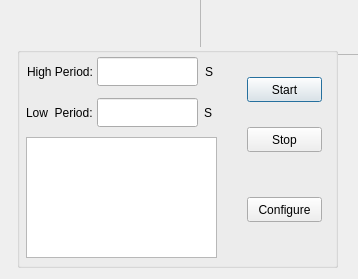
<?xml version="1.0" encoding="UTF-8"?>
<ui version="4.0">
 <class>PulseWidthMeasurementClass</class>
 <widget class="QDialog" name="PulseWidthMeasurementClass">
  <property name="geometry">
   <rect>
    <x>0</x>
    <y>0</y>
    <width>358</width>
    <height>279</height>
   </rect>
  </property>
  <property name="minimumSize">
   <size>
    <width>358</width>
    <height>279</height>
   </size>
  </property>
  <property name="maximumSize">
   <size>
    <width>358</width>
    <height>279</height>
   </size>
  </property>
  <property name="windowTitle">
   <string>Pulse Width Measurement</string>
  </property>
  <widget class="QFrame" name="bkgrndImage">
   <property name="geometry">
    <rect>
     <x>200</x>
     <y>-4</y>
     <width>162</width>
     <height>59</height>
    </rect>
   </property>
   <property name="sizePolicy">
    <sizepolicy hsizetype="Fixed" vsizetype="Fixed">
     <horstretch>0</horstretch>
     <verstretch>0</verstretch>
    </sizepolicy>
   </property>
   <property name="frameShape">
    <enum>QFrame::StyledPanel</enum>
   </property>
   <property name="frameShadow">
    <enum>QFrame::Raised</enum>
   </property>
  </widget>
  <widget class="QGroupBox" name="groupBox">
   <property name="geometry">
    <rect>
     <x>17</x>
     <y>47</y>
     <width>321</width>
     <height>221</height>
    </rect>
   </property>
   <property name="autoFillBackground">
    <bool>true</bool>
   </property>
   <property name="title">
    <string/>
   </property>
   <widget class="QLabel" name="label">
    <property name="geometry">
     <rect>
      <x>10</x>
      <y>14</y>
      <width>71</width>
      <height>21</height>
     </rect>
    </property>
    <property name="sizePolicy">
     <sizepolicy hsizetype="Fixed" vsizetype="Fixed">
      <horstretch>0</horstretch>
      <verstretch>0</verstretch>
     </sizepolicy>
    </property>
    <property name="text">
     <string>High Period:</string>
    </property>
   </widget>
   <widget class="QLineEdit" name="hiPeriodEditor">
    <property name="geometry">
     <rect>
      <x>80</x>
      <y>10</y>
      <width>101</width>
      <height>29</height>
     </rect>
    </property>
    <property name="sizePolicy">
     <sizepolicy hsizetype="Fixed" vsizetype="Fixed">
      <horstretch>0</horstretch>
      <verstretch>0</verstretch>
     </sizepolicy>
    </property>
    <property name="alignment">
     <set>Qt::AlignRight|Qt::AlignTrailing|Qt::AlignVCenter</set>
    </property>
    <property name="readOnly">
     <bool>true</bool>
    </property>
   </widget>
   <widget class="QLabel" name="label_2">
    <property name="geometry">
     <rect>
      <x>188</x>
      <y>17</y>
      <width>16</width>
      <height>16</height>
     </rect>
    </property>
    <property name="sizePolicy">
     <sizepolicy hsizetype="Fixed" vsizetype="Fixed">
      <horstretch>0</horstretch>
      <verstretch>0</verstretch>
     </sizepolicy>
    </property>
    <property name="text">
     <string>S</string>
    </property>
   </widget>
   <widget class="QLabel" name="label_3">
    <property name="geometry">
     <rect>
      <x>9</x>
      <y>55</y>
      <width>71</width>
      <height>21</height>
     </rect>
    </property>
    <property name="sizePolicy">
     <sizepolicy hsizetype="Fixed" vsizetype="Fixed">
      <horstretch>0</horstretch>
      <verstretch>0</verstretch>
     </sizepolicy>
    </property>
    <property name="text">
     <string>Low  Period:</string>
    </property>
   </widget>
   <widget class="QLineEdit" name="loPeriodEditor">
    <property name="geometry">
     <rect>
      <x>80</x>
      <y>51</y>
      <width>101</width>
      <height>29</height>
     </rect>
    </property>
    <property name="sizePolicy">
     <sizepolicy hsizetype="Fixed" vsizetype="Fixed">
      <horstretch>0</horstretch>
      <verstretch>0</verstretch>
     </sizepolicy>
    </property>
    <property name="alignment">
     <set>Qt::AlignRight|Qt::AlignTrailing|Qt::AlignVCenter</set>
    </property>
    <property name="readOnly">
     <bool>true</bool>
    </property>
   </widget>
   <widget class="QLabel" name="label_4">
    <property name="geometry">
     <rect>
      <x>187</x>
      <y>58</y>
      <width>16</width>
      <height>16</height>
     </rect>
    </property>
    <property name="sizePolicy">
     <sizepolicy hsizetype="Fixed" vsizetype="Fixed">
      <horstretch>0</horstretch>
      <verstretch>0</verstretch>
     </sizepolicy>
    </property>
    <property name="text">
     <string>S</string>
    </property>
   </widget>
   <widget class="QPushButton" name="btnStart">
    <property name="geometry">
     <rect>
      <x>230</x>
      <y>30</y>
      <width>75</width>
      <height>25</height>
     </rect>
    </property>
    <property name="text">
     <string>Start</string>
    </property>
   </widget>
   <widget class="QPushButton" name="btnStop">
    <property name="geometry">
     <rect>
      <x>230</x>
      <y>80</y>
      <width>75</width>
      <height>25</height>
     </rect>
    </property>
    <property name="text">
     <string>Stop</string>
    </property>
   </widget>
   <widget class="QPushButton" name="btnConfig">
    <property name="geometry">
     <rect>
      <x>230</x>
      <y>150</y>
      <width>75</width>
      <height>25</height>
     </rect>
    </property>
    <property name="text">
     <string>Configure</string>
    </property>
   </widget>
   <widget class="QListWidget" name="cntrValueList">
    <property name="geometry">
     <rect>
      <x>9</x>
      <y>90</y>
      <width>191</width>
      <height>121</height>
     </rect>
    </property>
    <property name="sizePolicy">
     <sizepolicy hsizetype="Fixed" vsizetype="Fixed">
      <horstretch>0</horstretch>
      <verstretch>0</verstretch>
     </sizepolicy>
    </property>
   </widget>
  </widget>
 </widget>
 <layoutdefault spacing="6" margin="11"/>
 <resources/>
 <connections/>
</ui>
